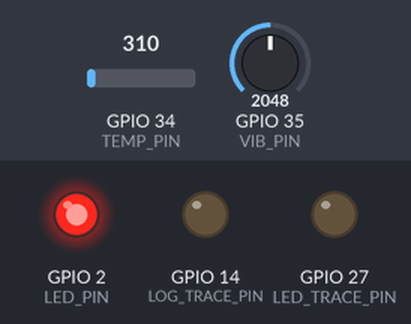
This program was run on a simulated ESP32. Shown: output pins drawn as LEDs (lit = HIGH). The test bench sets the inputs (shaded band); at power-on: GPIO 34 (TEMP_PIN) = 310, GPIO 35 (VIB_PIN) = 2048 (analog values on the 0–4095 scale). Pins used as bus, display or sensor lines are not drawn; what the program prints to the serial monitor is not drawn.

Above: at 1.15 s.
At 1.9 s:
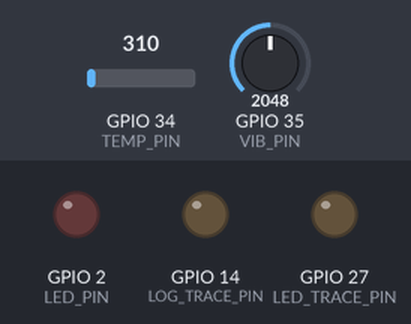
At 3.15 s:
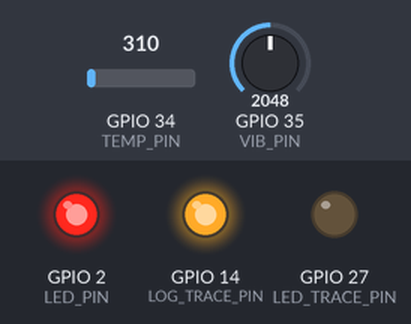
At 3.32 s:
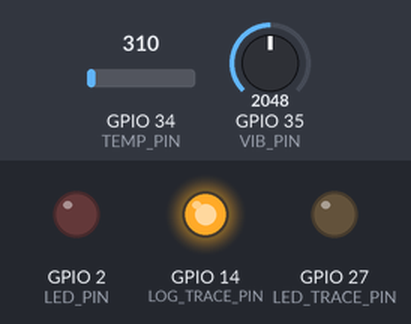
Timing chart, 0 to 4.0 s (numbered marks = the images above):
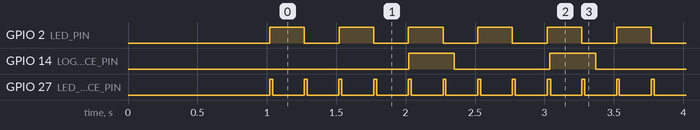

Measured:
- by itself, GPIO 2 (LED_PIN): alternates HIGH for 0.25 s and LOW for 0.25 s
- by itself, GPIO 14 (LOG_TRACE_PIN): alternates HIGH for 0.33 s and LOW for 0.67 s
- by itself, GPIO 27 (LED_TRACE_PIN): alternates HIGH for 0.02 s and LOW for 0.23 s

The program:

main.cpp
```cpp
#include <Arduino.h>

// ---------------- Pin configuration ----------------
#define TEMP_PIN 34
#define VIB_PIN 35
#define LED_PIN 2

// Logic analyzer trace pins
#define TEMP_TRACE_PIN 13
#define VIB_TRACE_PIN 12
#define LOG_TRACE_PIN 14
#define LED_TRACE_PIN 27

// ---------------- Timing requirements ----------------
#define TEMP_PERIOD_MS 200
#define VIB_PERIOD_MS 500
#define LOG_PERIOD_MS 1000
#define SD_WRITE_TIME_MS 300
#define LED_TOGGLE_MS 250
#define TEMP_JITTER_LIMIT_MS 10

// ---------------- FreeRTOS priorities ----------------
#define TEMP_PRIORITY 5
#define VIB_PRIORITY 4
#define LOG_TRIGGER_PRIORITY 3
#define LOGGER_PRIORITY 2
#define STATS_PRIORITY 1
#define LED_PRIORITY 1

// ---------------- Queue data model ----------------
enum SensorType {
  SENSOR_TEMP,
  SENSOR_VIB
};

struct SensorRecord {
  SensorType type;
  int adcValue;
  unsigned long timestamp;
  long intervalMs;
  long jitterMs;
};

// ---------------- FreeRTOS handles ----------------
QueueHandle_t sensorQueue;
SemaphoreHandle_t logSemaphore;
SemaphoreHandle_t serialMutex;

// ---------------- Runtime statistics ----------------
volatile unsigned long tempSamples = 0;
volatile unsigned long vibSamples = 0;
volatile unsigned long tempDeadlineMisses = 0;
volatile unsigned long droppedQueueRecords = 0;
volatile long maxTempJitter = 0;
volatile long maxVibJitter = 0;

// ---------------- Helper: safe Serial print using Mutex ----------------
void safePrint(String message) {
  if (xSemaphoreTake(serialMutex, pdMS_TO_TICKS(50)) == pdTRUE) {
    Serial.println(message);
    xSemaphoreGive(serialMutex);
  }
}

// ---------------- Update statistics ----------------
void updateStats(SensorType type, long jitterMs, bool queueOk) {
  long absJitter = abs(jitterMs);

  if (type == SENSOR_TEMP) {
    tempSamples++;

    if (absJitter > maxTempJitter) {
      maxTempJitter = absJitter;
    }

    if (absJitter > TEMP_JITTER_LIMIT_MS) {
      tempDeadlineMisses++;
    }
  }
  else if (type == SENSOR_VIB) {
    vibSamples++;

    if (absJitter > maxVibJitter) {
      maxVibJitter = absJitter;
    }
  }

  if (!queueOk) {
    droppedQueueRecords++;
  }
}

// ---------------- Task 1: Temperature sensor ----------------
void temperatureTask(void *pvParameters) {
  TickType_t lastWakeTime = xTaskGetTickCount();
  unsigned long previousTime = 0;
  bool firstRun = true;

  while (1) {
    vTaskDelayUntil(&lastWakeTime, pdMS_TO_TICKS(TEMP_PERIOD_MS));

    digitalWrite(TEMP_TRACE_PIN, HIGH);

    unsigned long now = millis();
    long interval = firstRun ? TEMP_PERIOD_MS : now - previousTime;
    long jitter = interval - TEMP_PERIOD_MS;
    previousTime = now;
    firstRun = false;

    SensorRecord record;
    record.type = SENSOR_TEMP;
    record.adcValue = analogRead(TEMP_PIN);
    record.timestamp = now;
    record.intervalMs = interval;
    record.jitterMs = jitter;

    bool queueOk = (xQueueSend(sensorQueue, &record, 0) == pdTRUE);

    updateStats(SENSOR_TEMP, jitter, queueOk);

    digitalWrite(TEMP_TRACE_PIN, LOW);
  }
}

// ---------------- Task 2: Vibration sensor ----------------
void vibrationTask(void *pvParameters) {
  TickType_t lastWakeTime = xTaskGetTickCount();
  unsigned long previousTime = 0;
  bool firstRun = true;

  while (1) {
    vTaskDelayUntil(&lastWakeTime, pdMS_TO_TICKS(VIB_PERIOD_MS));

    digitalWrite(VIB_TRACE_PIN, HIGH);

    unsigned long now = millis();
    long interval = firstRun ? VIB_PERIOD_MS : now - previousTime;
    long jitter = interval - VIB_PERIOD_MS;
    previousTime = now;
    firstRun = false;

    SensorRecord record;
    record.type = SENSOR_VIB;
    record.adcValue = analogRead(VIB_PIN);
    record.timestamp = now;
    record.intervalMs = interval;
    record.jitterMs = jitter;

    bool queueOk = (xQueueSend(sensorQueue, &record, 0) == pdTRUE);

    updateStats(SENSOR_VIB, jitter, queueOk);

    digitalWrite(VIB_TRACE_PIN, LOW);
  }
}

// ---------------- Task 3: Logging trigger using Semaphore ----------------
void logTriggerTask(void *pvParameters) {
  TickType_t lastWakeTime = xTaskGetTickCount();

  while (1) {
    vTaskDelayUntil(&lastWakeTime, pdMS_TO_TICKS(LOG_PERIOD_MS));

    // Give semaphore every 1000 ms to trigger logger task
    xSemaphoreGive(logSemaphore);
  }
}

// ---------------- Task 4: Logger task ----------------
void loggingTask(void *pvParameters) {
  SensorRecord record;

  while (1) {
    // Wait until semaphore is given by logTriggerTask
    if (xSemaphoreTake(logSemaphore, portMAX_DELAY) == pdTRUE) {
      digitalWrite(LOG_TRACE_PIN, HIGH);

      if (xSemaphoreTake(serialMutex, pdMS_TO_TICKS(100)) == pdTRUE) {
        Serial.println();
        Serial.println("------ SD/UART LOGGING START ------");
        Serial.print("Logger triggered at: ");
        Serial.print(millis());
        Serial.println(" ms");
        Serial.println("Simulated SD write delay: 300 ms");
        xSemaphoreGive(serialMutex);
      }

      // Simulate slow SD card writing process
      vTaskDelay(pdMS_TO_TICKS(SD_WRITE_TIME_MS));

      int recordsLogged = 0;

      if (xSemaphoreTake(serialMutex, pdMS_TO_TICKS(100)) == pdTRUE) {
        Serial.println("Time(ms)\tSensor\tADC\tInterval\tJitter");

        while (xQueueReceive(sensorQueue, &record, 0) == pdTRUE) {
          Serial.print(record.timestamp);
          Serial.print("\t\t");

          if (record.type == SENSOR_TEMP) {
            Serial.print("TEMP");
          } else {
            Serial.print("VIB");
          }

          Serial.print("\t");
          Serial.print(record.adcValue);
          Serial.print("\t");
          Serial.print(record.intervalMs);
          Serial.print(" ms\t\t");
          Serial.print(record.jitterMs);
          Serial.println(" ms");

          recordsLogged++;
        }

        Serial.print("Records logged: ");
        Serial.println(recordsLogged);
        Serial.println("------ SD/UART LOGGING END --------");
        xSemaphoreGive(serialMutex);
      }

      digitalWrite(LOG_TRACE_PIN, LOW);
    }
  }
}

// ---------------- Task 5: Runtime statistics ----------------
void statsTask(void *pvParameters) {
  while (1) {
    vTaskDelay(pdMS_TO_TICKS(2000));

    if (xSemaphoreTake(serialMutex, pdMS_TO_TICKS(100)) == pdTRUE) {
      Serial.println();
      Serial.println("[STATS] Runtime Statistics");
      Serial.print("Temperature samples      : ");
      Serial.println(tempSamples);
      Serial.print("Vibration samples        : ");
      Serial.println(vibSamples);
      Serial.print("Max temperature jitter   : ");
      Serial.print(maxTempJitter);
      Serial.println(" ms");
      Serial.print("Max vibration jitter     : ");
      Serial.print(maxVibJitter);
      Serial.println(" ms");
      Serial.print("Temperature deadline miss: ");
      Serial.println(tempDeadlineMisses);
      Serial.print("Queue records dropped    : ");
      Serial.println(droppedQueueRecords);
      Serial.print("Queue spaces available   : ");
      Serial.println(uxQueueSpacesAvailable(sensorQueue));
      xSemaphoreGive(serialMutex);
    }
  }
}

// ---------------- Task 6: LED alive task ----------------
void ledTask(void *pvParameters) {
  TickType_t lastWakeTime = xTaskGetTickCount();

  while (1) {
    digitalWrite(LED_TRACE_PIN, HIGH);

    // Toggle LED
    bool ledState = !digitalRead(LED_PIN);
    digitalWrite(LED_PIN, ledState);

    // Print LED status and blink frequency
    if (xSemaphoreTake(serialMutex, pdMS_TO_TICKS(20)) == pdTRUE) {
      float blinkHz = 1000.0 / (2.0 * LED_TOGGLE_MS);

      Serial.print("[LED Task] LED ");
      Serial.print(ledState ? "ON" : "OFF");
      Serial.print(" | Blink Frequency = ");
      Serial.print(blinkHz, 1);
      Serial.println(" Hz");

      xSemaphoreGive(serialMutex);
    }

    vTaskDelay(pdMS_TO_TICKS(20));

    digitalWrite(LED_TRACE_PIN, LOW);

    vTaskDelayUntil(&lastWakeTime, pdMS_TO_TICKS(LED_TOGGLE_MS));
  }
}

void setup() {
  Serial.begin(115200);
  delay(1000);

  pinMode(LED_PIN, OUTPUT);

  pinMode(TEMP_TRACE_PIN, OUTPUT);
  pinMode(VIB_TRACE_PIN, OUTPUT);
  pinMode(LOG_TRACE_PIN, OUTPUT);
  pinMode(LED_TRACE_PIN, OUTPUT);

  analogReadResolution(12);

  // ---------------- Create FreeRTOS objects ----------------
  sensorQueue = xQueueCreate(32, sizeof(SensorRecord));
  logSemaphore = xSemaphoreCreateBinary();
  serialMutex = xSemaphoreCreateMutex();

  if (sensorQueue == NULL || logSemaphore == NULL || serialMutex == NULL) {
    Serial.println("FreeRTOS object creation failed.");
    while (1);
  }

  Serial.println("FreeRTOS Predictive Maintenance System Started");
  Serial.println("Member 4 Implementation: Queue, Semaphore, Mutex, Testing and Runtime Statistics");
  Serial.println("Temperature Task: 200 ms, highest priority");
  Serial.println("Vibration Task: 500 ms, medium priority");
  Serial.println("Logger Task: 1000 ms, simulated 300 ms SD write");
  Serial.println("LED Task: 2 Hz alive indicator");

  // ---------------- Create tasks ----------------
  xTaskCreatePinnedToCore(temperatureTask, "Temperature Task", 4096, NULL, TEMP_PRIORITY, NULL, 1);
  xTaskCreatePinnedToCore(vibrationTask, "Vibration Task", 4096, NULL, VIB_PRIORITY, NULL, 1);
  xTaskCreatePinnedToCore(logTriggerTask, "Log Trigger Task", 4096, NULL, LOG_TRIGGER_PRIORITY, NULL, 1);
  xTaskCreatePinnedToCore(loggingTask, "Logging Task", 4096, NULL, LOGGER_PRIORITY, NULL, 1);
  xTaskCreatePinnedToCore(statsTask, "Stats Task", 4096, NULL, STATS_PRIORITY, NULL, 1);
  xTaskCreatePinnedToCore(ledTask, "LED Task", 2048, NULL, LED_PRIORITY, NULL, 1);
}

void loop() {
  // Empty because all work is handled by FreeRTOS tasks
}
```
